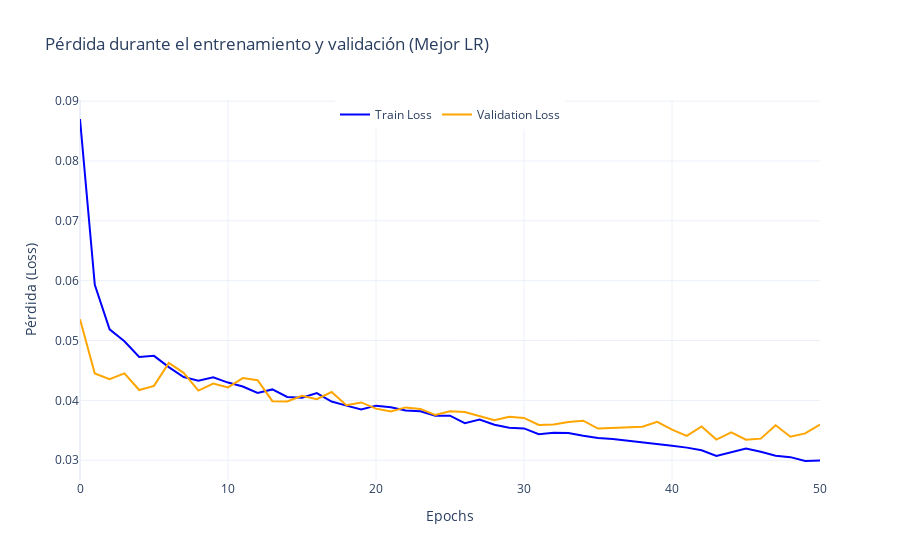
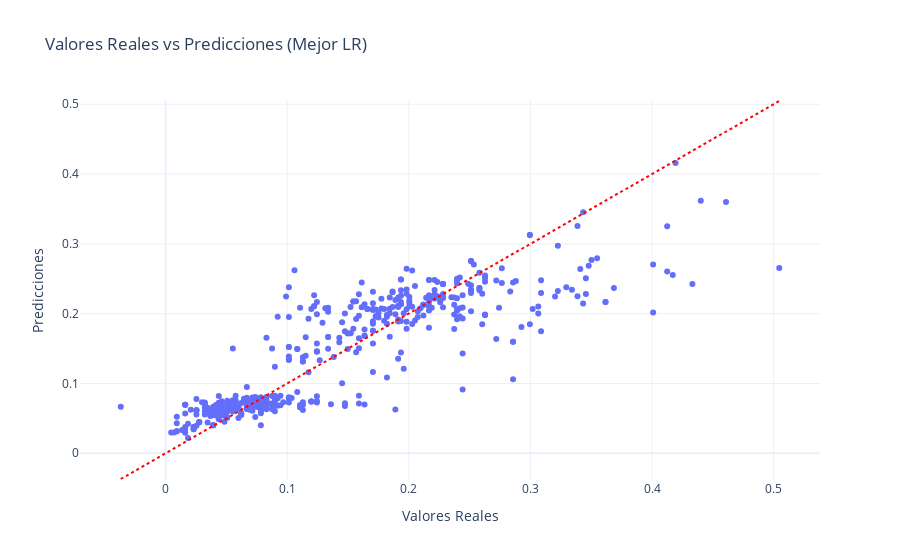

Notebook code cell kept with these figures, in order:
### Code cell
# Encontrar el mejor learning rate basado en validation_loss
best_lr = results_lr.loc[results_lr["validation_loss"].idxmin(), "learning_rate"]

early_stopping = EarlyStopping(
    monitor="val_loss",
    patience=5,# Incrementar para prevenir paradas prematuras
    restore_best_weights=True # Restaurar mejores pesos
)

# Entrenar el mejor modelo con el mejor learning rate
model = Sequential([
    Input(shape=(X_train.shape[1],)),
    Dense(units=128, activation='relu'),
    Dropout(0.2),  # Añadir Dropout para evitar overfitting
    Dense(units=64, activation='relu'),
    Dropout(0.2),
    Dense(units=32, activation='relu'),
    Dropout(0.2),
    Dense(units=8, activation='relu'),
    Dense(units=1)
])    

model.compile(optimizer=Adam(learning_rate=best_lr), loss='mean_absolute_error')


# Entrenar nuevamente el mejor modelo
history = model.fit(
    X_train, y_train,
    validation_split=0.2,
    epochs=100,  # Más epochs para ajustar bien
    batch_size=32,
    callbacks=[early_stopping],
    verbose=1
)

fig = go.Figure()
fig.add_trace(go.Scatter(y=history.history['loss'], mode='lines', name='Train Loss', line=dict(color='blue')))
fig.add_trace(go.Scatter(y=history.history['val_loss'], mode='lines', name='Validation Loss', line=dict(color='orange')))
fig.update_layout(title="Pérdida durante el entrenamiento y validación (Mejor LR)",
                  xaxis_title="Epochs", yaxis_title="Pérdida (Loss)", template="plotly_white",
                  legend=dict(x=0.5, y=1, xanchor='center', orientation='h'))
fig.show()

# Realizar predicciones con el conjunto de test
predictions = model.predict(X_test)

print(f"Tamaño de predictions: {len(predictions.ravel())}")

resultados_df = pd.DataFrame({
    "Valores Reales": y_test,
    "Predicciones": predictions.ravel()  # predictions tiene 2D, ravel para transformar en 1D para la creación del df
})

fig = px.scatter(
    resultados_df,
    x="Valores Reales",
    y="Predicciones",
    title="Valores Reales vs Predicciones (Mejor LR)",
    template="plotly_white"
)

# Añadir una línea de referencia donde las predicciones coinciden perfectamente con los valores reales
fig.add_shape(
    type="line",
    x0=resultados_df["Valores Reales"].min(),
    y0=resultados_df["Valores Reales"].min(),
    x1=resultados_df["Valores Reales"].max(),
    y1=resultados_df["Valores Reales"].max(),
    line=dict(color="red", dash="dot")
)

fig.show()

### Figure 1 — Plotly figure (JSON) as saved in the notebook; plotly's stock layout.template omitted (floating-point values rounded to 4 significant figures)
{"data": [{"line": {"color": "blue"}, "mode": "lines", "name": "Train Loss", "type": "scatter", "y": [0.08701, 0.05932, 0.05186, 0.04989, 0.04724, 0.04744, 0.04555, 0.04391, 0.0433, 0.04384, 0.04298, 0.04231, 0.04123, 0.04183, 0.04058, 0.04045, 0.04122, 0.03981, 0.03913, 0.03848, 0.03912, 0.03884, 0.03831, 0.03817, 0.03742, 0.03745, 0.03618, 0.0368, 0.03594, 0.03544, 0.03532, 0.03435, 0.03459, 0.03456, 0.03409, 0.0337, 0.03353, 0.03328, 0.03298, 0.03269, 0.03242, 0.03211, 0.03166, 0.03072, 0.03131, 0.03194, 0.03142, 0.03077, 0.03052, 0.02987, 0.02994]}, {"line": {"color": "orange"}, "mode": "lines", "name": "Validation Loss", "type": "scatter", "y": [0.05355, 0.04451, 0.04354, 0.04451, 0.04173, 0.04242, 0.04627, 0.0446, 0.04163, 0.04281, 0.04217, 0.04373, 0.04337, 0.03987, 0.03982, 0.04076, 0.0402, 0.0414, 0.03918, 0.03966, 0.03862, 0.03817, 0.03883, 0.03857, 0.03756, 0.03817, 0.03806, 0.03733, 0.03667, 0.03727, 0.03708, 0.0359, 0.03597, 0.0364, 0.0366, 0.03529, 0.03541, 0.03551, 0.03559, 0.03641, 0.0351, 0.03407, 0.03565, 0.03346, 0.03465, 0.03344, 0.03361, 0.03584, 0.03393, 0.03448, 0.03594]}], "layout": {"legend": {"orientation": "h", "x": 0.5, "xanchor": "center", "y": 1}, "title": {"text": "Pérdida durante el entrenamiento y validación (Mejor LR)"}, "xaxis": {"title": {"text": "Epochs"}}, "yaxis": {"title": {"text": "Pérdida (Loss)"}}}}

### Figure 2 — Plotly figure (JSON) as saved in the notebook; plotly's stock layout.template omitted (floating-point values rounded to 4 significant figures; data arrays with more than 128 entries replaced by an {"elided": "..."} marker saying what was removed)
{"data": [{"hovertemplate": "Valores Reales=%{x}<br>Predicciones=%{y}<extra></extra>", "legendgroup": "", "marker": {"color": "#636efa", "symbol": "circle"}, "mode": "markers", "name": "", "orientation": "v", "showlegend": false, "type": "scatter", "x": {"elided": "500 float values"}, "xaxis": "x", "y": {"elided": "500 float values"}, "yaxis": "y"}], "layout": {"legend": {"tracegroupgap": 0}, "shapes": [{"line": {"color": "red", "dash": "dot"}, "type": "line", "x0": -0.03687, "x1": 0.5046, "y0": -0.03687, "y1": 0.5046}], "title": {"text": "Valores Reales vs Predicciones (Mejor LR)"}, "xaxis": {"anchor": "y", "domain": [0, 1], "title": {"text": "Valores Reales"}}, "yaxis": {"anchor": "x", "domain": [0, 1], "title": {"text": "Predicciones"}}}}
